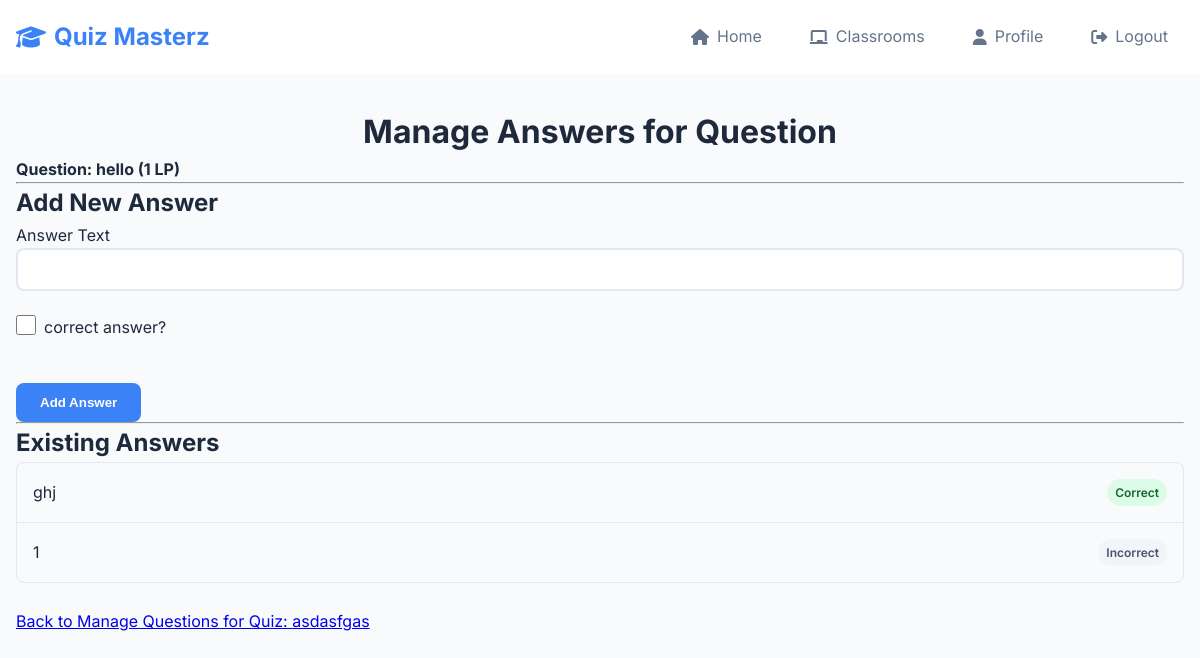
/teacher/question/1/manage_answers (signed in), run on the app's committed database.
### website/models.py (models this page shows, shortened)
class Question(db.Model):
    id = db.Column(db.Integer, primary_key=True)
    quiz_id = db.Column(db.Integer, db.ForeignKey('quiz.id'), nullable=False)
    text = db.Column(db.Text, nullable=False)
    learning_points = db.Column(db.Integer, nullable=False, default=1)
    answers = db.relationship('Answer', backref='question', lazy='dynamic', cascade="all, delete-orphan")

class Answer(db.Model):
    id = db.Column(db.Integer, primary_key=True)
    question_id = db.Column(db.Integer, db.ForeignKey('question.id'), nullable=False)
    text = db.Column(db.String(255), nullable=False)
    is_correct = db.Column(db.Boolean, default=False, nullable=False)

class Quiz(db.Model):
    id = db.Column(db.Integer, primary_key=True)
    name = db.Column(db.String(150), nullable=False)
    teacher_id = db.Column(db.Integer, db.ForeignKey('user.id'), nullable=False)
    is_published = db.Column(db.Boolean, default=False, nullable=False)
    questions = db.relationship('Question', backref='quiz', lazy='dynamic', cascade="all, delete-orphan")
    teacher = db.relationship('User', backref=db.backref('created_quizzes', lazy='dynamic'))

### website/views.py (the view, shortened to what this page needs)
@views.route('/teacher/question/<int:question_id>/manage_answers', methods=['GET', 'POST'])
@login_required
def teacher_manage_question_answers(question_id):
    if current_user.role != 'teacher':
        flash('Access denied.', category='error')
        return redirect(url_for('views.home'))
    question = Question.query.get_or_404(question_id)
    quiz = question.quiz
    if quiz.teacher_id != current_user.id:
        flash('You do not own the quiz this question belongs to.', category='error')
        return redirect(url_for('views.teacher_classrooms'))
    classroom_id = request.args.get('classroom_id', type=int)
    answers = question.answers.all()
    return render_template('teacher_manage_answers.html', user=current_user, question=question, answers=answers, quiz_id=quiz.id, classroom_id=classroom_id)

### website/__init__.py (called while the page is built)
def create_app():
    app = Flask(__name__)
    app.config['SECRET_KEY'] = 'hjshjhdjah kjshkjdhjs'
    app.config['SQLALCHEMY_DATABASE_URI'] = f'sqlite:///{DB_NAME}'
    db.init_app(app)
    from .views import views
    from .auth import auth
    app.register_blueprint(views, url_prefix='/')
    app.register_blueprint(auth, url_prefix='/')
    with app.app_context():
        db.create_all()
    from .models import User, Classroom, Quiz, Question, Answer, StudentQuizAttempt
    login_manager = LoginManager()
    login_manager.login_view = 'auth.login'
    login_manager.init_app(app)
    @login_manager.user_loader
    def load_user(id):
        return User.query.get(int(id))
    return app

### website/templates/teacher_manage_answers.html (shortened to what this page needs)
{% extends "base.html" %}
{% block content %}
<h1 align="center">Manage Answers for Question</h1>
<div class="container">
    <h4>Question: {{ question.text }} ({{ question.learning_points }} LP)</h4>
    <hr>
    <h2>Add New Answer</h2>
    {% if answers|length < 4 %}
        <form method="POST" action="{{ url_for('views.teacher_manage_question_answers', question_id=question.id) }}">
            <div class="form-group">
                <label for="answer_text">Answer Text</label>
                <input type="text" class="form-control" id="answer_text" name="answer_text" required>
            </div>
            <div class="form-check">
                <input type="checkbox" class="form-check-input" id="is_correct" name="is_correct">
                <label class="form-check-label" for="is_correct">correct answer?</label>
            </div>
            <br />
            <button type="submit" class="btn btn-primary">Add Answer</button>
        </form>
    {% else %}
        <p class="text-muted">Maximum of 4 answers reached for this question.</p>
    {% endif %}
    <hr>
    <h2>Existing Answers</h2>
    {% if answers %}
        <ul class="list-group">
            {% for answer in answers %}
                <li class="list-group-item d-flex justify-content-between align-items-center">
                    {{ answer.text }}
                    <span class="badge bg-{{ 'success' if answer.is_correct else 'secondary' }}">
                        {{ 'Correct' if answer.is_correct else 'Incorrect' }}
                    </span>
                </li>
            {% endfor %}
        </ul>
    {% else %}
        <p>No answers added to this question yet.</p>
    {% endif %}
    <br />
    <p><a href="{{ url_for('views.teacher_manage_quiz_questions', quiz_id=quiz_id) }}">Back to Manage Questions for Quiz: {{ question.quiz.name }}</a></p>
</div>
{% endblock %}

### website/static/css/style.css (style rules this page uses)
:root { --primary: #3b82f6; --secondary: #64748b; --success: #059669; --warning: #f59e0b; --danger: #dc2626; --bg: #f8fafc; --surface: #fff; --text: #1e293b; --text-muted: #64748b; --border: #e2e8f0; --text-secondary: #64748b; --border-color: #e2e8f0; --primary-color: #3b82f6; }
* { margin: 0; padding: 0; box-sizing: border-box; }
body { font-family: Inter, sans-serif; line-height: 1.6; color: var(--text); background: var(--bg); }
.container { max-width: 1200px; margin: 0 auto; padding: 0 1rem; }
.btn { display: inline-flex; align-items: center; gap: 0.5rem; padding: 0.75rem 1.5rem; border: none; border-radius: 8px; font-weight: 600; text-decoration: none; cursor: pointer; transition: all 0.2s; }
.btn-primary { background: var(--primary); color: white; }
.form-group { margin-bottom: 1.5rem; }
.form-control { width: 100%; padding: 0.75rem; border: 2px solid var(--border); border-radius: 8px; transition: all 0.2s; }
.form-check { display: flex; align-items: flex-start; gap: 0.5rem; margin-bottom: 1rem; }
.form-check-input { width: 1.25rem; height: 1.25rem; margin: 0; border: 2px solid var(--border); border-radius: 4px; }
.list-group { list-style: none; }
.list-group-item { padding: 1rem; border: 1px solid var(--border); border-bottom: none; }
.list-group-item:first-child { border-top-left-radius: 8px; border-top-right-radius: 8px; }
.list-group-item:last-child { border-bottom: 1px solid var(--border); border-bottom-left-radius: 8px; border-bottom-right-radius: 8px; }
.badge { display: inline-flex; padding: 0.25rem 0.5rem; border-radius: 9999px; font-size: 0.75rem; font-weight: 600; }
.badge-success, .bg-success { background: #dcfce7; color: #166534; }
.badge-secondary, .bg-secondary { background: #f1f5f9; color: #475569; }
.d-flex { display: flex; }
.justify-content-between { justify-content: space-between; }
.align-items-center { align-items: center; }

### data on the page
Question: text "hello", learning_points "1"
Answer: text "ghj", is_correct "Correct"
Answer: text "1", is_correct "Incorrect"
Quiz: quiz.name "asdasfgas"
